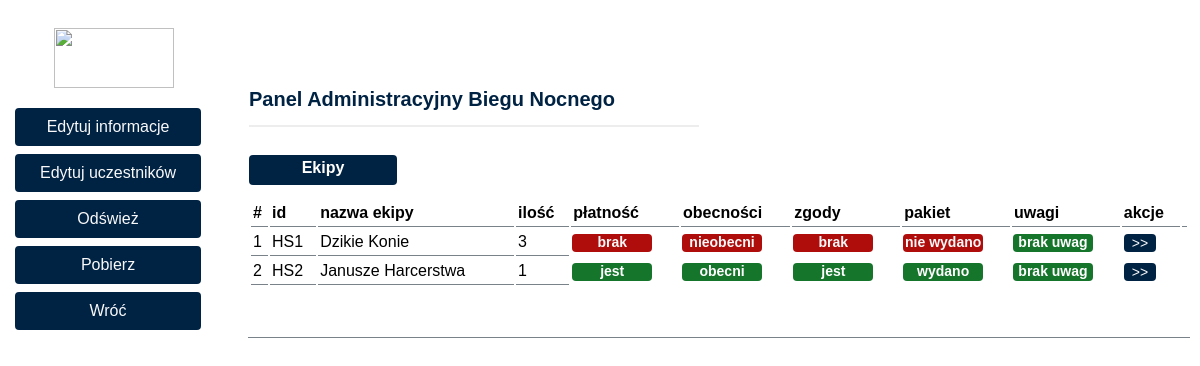
The app's page /ekipy (signed in), older data.
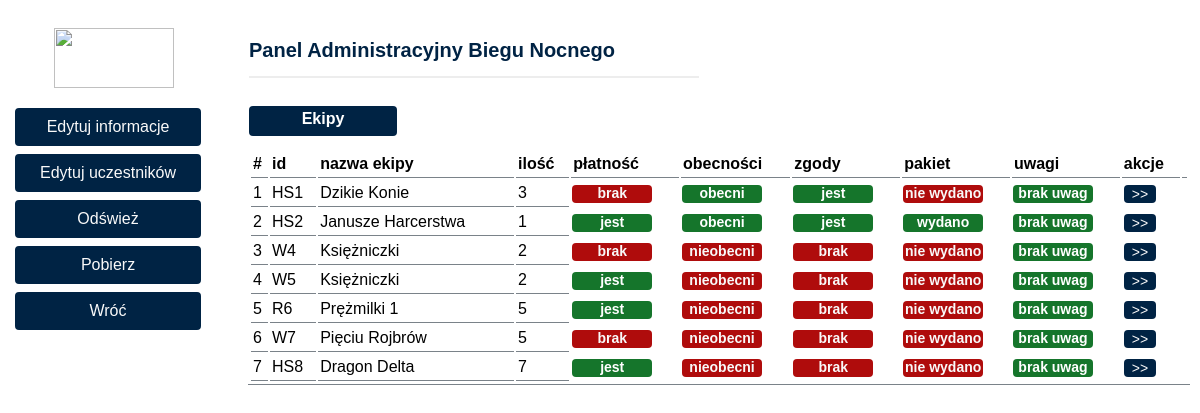
The same page, newer data.
### baza/models.py (models this page shows, shortened)
class Ekipa(models.Model):
    TRASY = (
        ('HS', 'Starszoharcerska'),
        ('W', 'Wedrownicza'),
        ('R', 'Rowerowa'),)
    PUNKTY = (
        (Punkt_W, 'P Wedrownicza'),
        (Punkt_R, 'P Rowerowa'),)
    nazwa =  models.CharField(max_length=64,default='')
    id =  models.AutoField(primary_key=True)
    trasa =  models.CharField(max_length=2, choices=TRASY, default='HS')
    telefon =  models.CharField(max_length=64, default='')
    zaplacono = models.FloatField(default=0)
    termin_wplat = models.ManyToManyField(Termin, blank=True)
    czlonkowie = models.ManyToManyField(Uczestnik)
    ile_osob = models.IntegerField(default=1)
    lp = models.IntegerField(default=0)
    do_zaplaty = models.FloatField(default=0)
    zaplacono_na_osobe = models.FloatField(default=0)
    pozostalo = models.FloatField(default=0)
    zgodnosc_wplat = models.BooleanField(default=False)
    oswiadczenie_patrolowego = models.BooleanField(default=False)
    obecnosci = models.BooleanField(default=False)
    weryfikacja_zgod = models.BooleanField(default=False)
    pakiet_startowy = models.BooleanField(default=False)
    ile_wege = models.IntegerField(default=0)
    uwagi = models.CharField(max_length=256, default="", blank=True)
    kwadrat_startowy = models.ManyToManyField(Kwadrat, blank=True)
    punkt_startowy = models.ManyToManyField(Punkt_HS, blank=True)
    punkty_bieg = models.ManyToManyField(Zgloszenie_HS, blank=True)
    test_poczatkowy = models.IntegerField(default=0)
    punkty_za_trase = models.IntegerField(default=0)
    punkty_za_odpowiedzi = models.IntegerField(default=0)
    punkty_ujemne = models.IntegerField(default=0)
    wynik_koncowy = models.IntegerField(default=0)
    class Meta:
        ordering = ('id',)

### baza/views.py (the view)
# urls.py: path("ekipy",views.otworz_ekipy),
@user_passes_test(lambda u: u.has_perm('baza.Ekipy'))
def otworz_ekipy(request):
    iter = 0
    for i in Ekipa.objects.all():
        iter += 1
        Ekipa.objects.filter(pk=i.id).update(lp=iter)
        ekipy = Ekipa
        for j in range(4): odswiez_widok(request,  i.id, ekipy)
    context = {
        "Uczestnik":Uczestnik.objects.all(),
        "Ekipy":Ekipa.objects.all()
    }
    return render(request, "baza/ekipy.html", context)

### baza/templates/baza/ekipy.html (shortened to what this page needs)
{% extends "baza/wzor.html" %}
{% load increment from tags %}
{% block content %}
<div class="w3-responsive"> <table> <tr>
    <td id="leftpanel">
        <table id="leftpanel">
            <tr>
                <td  id="leftpanel">
                    <div id="empty10_10"></div>
                </td>
            </tr>
            <tr>
                <td id="leftpanel">
                    <img src="http://bieg-nocny.pl/assets/img/bn-inv.png"  align="center" width="120" height="60">
                </td>
            </tr>
            <tr>
                <td  id="leftpanel">
                    <div id="empty10_10"></div>
                </td>
            </tr>
            <tr>
                <td id="leftpanel">
                    <a target="_blank" rel="noopener noreferrer" href="/admin/baza/ekipa" class="button">
                        Edytuj informacje
                    </a>
                </td>
            </tr>
            <tr>
                <td id="leftpanel">
                    <a target="_blank" rel="noopener noreferrer" href="/admin/baza/uczestnik" class="button">
                        Edytuj uczestników
                    </a>
                </td>
            </tr>
            <tr>
                <td id="leftpanel">
                    <a href="/ekipy" class="button">
                        Odśwież
                    </a>
                </td>
            </tr>
            <tr>
                <td id="leftpanel">
                    <a target="_blank" rel="noopener noreferrer"
                    href="/pobierz_kopie"
                    class="button">Pobierz</a>
                </td>
            </tr>
            <tr>
                <td id="leftpanel">
                    <a href="/start" class="button">
                        Wróć
                    </a>
                </td>
            </tr>
        </table>
    </td>
    <td >
        <div id="empty"> </div>
        <h1> Panel Administracyjny Biegu Nocnego </h1>
        <div id="greyline_short"> </div>
        <div id="empty"> </div>
        <h2> Ekipy </h2>
        <table style="width:100%">
        <tr>
            <th id="memberstable" >#</th>
            <th id="memberstable" > id </th>
            <th id="memberstable" > nazwa ekipy </th>
            <th id="memberstable" > ilość </th>
            <th id="memberstable" > płatność </th>
            <th id="memberstable" > obecności </th>
            <th id="memberstable" > zgody </th>
            <th id="memberstable" > pakiet </th>
            <th id="memberstable" > uwagi </th>
            <th id="memberstable"> akcje </th>
            <td id="memberstable" width="20%"> </td>
        {% with numer=1 %}
        {% for Ekipa in Ekipy %}
         <tr>
            <td id="memberstable" width="15%">{{Ekipa.lp}}</td>
           <td id="memberstable" width="15%">{{Ekipa.trasa}}{{ Ekipa.id }}</td>
           <td id="memberstable" width="5%">{{ Ekipa.nazwa }}</td>
           <td id="memberstable" width="20%"> {{Ekipa.ile_osob}} </td>
           {% if Ekipa.zgodnosc_wplat %}
                <td  id="emptyspace"> <div  id="accept"> jest </div> </td>
            {% else %}
                <td  id="emptyspace"> <div id="warning"> brak </div></td>
            {% endif %}
            {% if Ekipa.obecnosci %}
                 <td  id="emptyspace"> <div  id="accept"> obecni </div> </td>
            {% else %}
                 <td  id="emptyspace"> <div id="warning"> nieobecni </div></td>
            {% endif %}
            {% if Ekipa.weryfikacja_zgod %}
                 <td  id="emptyspace"> <div  id="accept"> jest </div> </td>
            {% else %}
                 <td  id="emptyspace"> <div id="warning"> brak </div></td>
            {% endif %}
            {% if Ekipa.pakiet_startowy %}
                 <td  id="emptyspace"> <div  id="accept"> wydano </div> </td>
            {% else %}
                 <td  id="emptyspace"> <div id="warning"> nie wydano </div></td>
            {% endif %}
           {% with uwagie=Ekipa.uwagi|length_is:"0"  %}
               {% if uwagie %}
                   <td  id="emptyspace"> <div  id="accept"> brak uwag </div> </td>
               {% else %}
                   <td  id="emptyspace"> <div  id="warning"> uwagi </div> </td>
               {% endif %}
            {% endwith %}
           <td width="30%" id="emptyspace">
               <a  href="ekipa/{{Ekipa.id}}" class="button2">
                   >>
                </a></td>
           <td width="30%" id="emptyspace"></td>
           {% endfor %}
           {% endwith %}
         </tr>
        </table>
</td></tr></table></div>
{%endblock%}

### baza/templates/baza/wzor.html (shortened to what this page needs)
{% load staticfiles %}
<!DOCTYPE html>
<html>
    <head>
        <link rel="stylesheet" type="text/css" href="{% static 'team.css' %}" >
    </head>
    <body>
        {% block content %}{% endblock content %}
    </body>
</html>

### baza/static/team.css (style rules this page uses)
body { background-color: white; }
td { border-bottom: 1px solid #7a8289; font-family: Cambria, Arial; text-align: left; padding: 1px; width: 10%; }
th { border-bottom: 1px solid #002344; font-family: Cambria, Arial; font-weight: bold; text-align: left; padding: 3px; }
h1 { color: #002344; font-family: Cambria, Arial; font-size: 20px; }
h2 { color: white; background-color: #002344; font-family: Cambria, Arial; font-size: 16px; border-radius: 4px; width: 140px; height: 22px; padding: 4px 4px; text-align: center; }
img { display: block; margin-left: 40px; margin-right: 10px; }
a.button { -webkit-appearance: button; -moz-appearance: button; appearance: button; background-color: #002344; border: 2px solid #002344; color: #f9f9f9; border-radius: 4px; padding: 8px 16px; text-align: center; text-decoration: none; display: inline-block; font-size: 16px; margin: 2px 1px; -webkit-transition-duration: 0.2s; transition-duration: 0.2s; cursor: pointer; width: 150px }
a.button2 { -webkit-appearance: button; -moz-appearance: button; appearance: button; background-color: #002344; color: #f9f9f9; border-radius: 4px; padding: 1px 8px; text-align: left; text-decoration: none; display: inline-block; font-size: 14px; margin: 1px 1px; -webkit-transition-duration: 0.2s; transition-duration: 0.2s; cursor: pointer; width: auto; }
#empty { width:900px; height:15px; }
#empty10_10 { width:10px; height:10px; }
#greyline_short { width:450px; height:2px; background-color: #ededed; }
#warning { background-color: #af0c0c; color: #f9f9f9; font-family: Cambria, Arial; font-weight: bold; font-size: 14px; width:80px; height:18px; border-radius: 4px; text-align: center; }
#accept { background-color: #15752b; color: white; font-family: Cambria, Arial; font-weight: bold; font-size: 14px; width:80px; height:18px; border-radius: 4px; text-align: center; }
#emptyspace { border-bottom: None; font-family: Cambria, Arial; text-align: left; width: auto; }
#memberstable { border-bottom: 1px solid #7a8289; font-family: Cambria, Arial; text-align: left; padding: 4px 2px; width: auto; }
#leftpanel { border-bottom: None; font-family: Cambria, Arial; text-align: left; vertical-align: top; align: center; }

Row changes from the older to the newer data that the page shows:
changed Ekipa "Dzikie Konie": obecnosci "nieobecni" → "obecni"; weryfikacja_zgod "brak" → "jest"
added Ekipa: lp "3", trasa "W", id "4", nazwa "Księżniczki", ile_osob "2", zgodnosc_wplat "brak", obecnosci "nieobecni", weryfikacja_zgod "brak", pakiet_startowy "nie wydano"
added Ekipa: lp "4", trasa "W", id "5", nazwa "Księżniczki", ile_osob "2", zgodnosc_wplat "jest", obecnosci "nieobecni", weryfikacja_zgod "brak", pakiet_startowy "nie wydano"
added Ekipa: lp "5", trasa "R", id "6", nazwa "Prężmilki 1", ile_osob "5", zgodnosc_wplat "jest", obecnosci "nieobecni", weryfikacja_zgod "brak", pakiet_startowy "nie wydano"
added Ekipa: lp "6", trasa "W", id "7", nazwa "Pięciu Rojbrów", ile_osob "5", zgodnosc_wplat "brak", obecnosci "nieobecni", weryfikacja_zgod "brak", pakiet_startowy "nie wydano"
added Ekipa: lp "7", trasa "HS", id "8", nazwa "Dragon Delta", ile_osob "7", zgodnosc_wplat "jest", obecnosci "nieobecni", weryfikacja_zgod "brak", pakiet_startowy "nie wydano"
